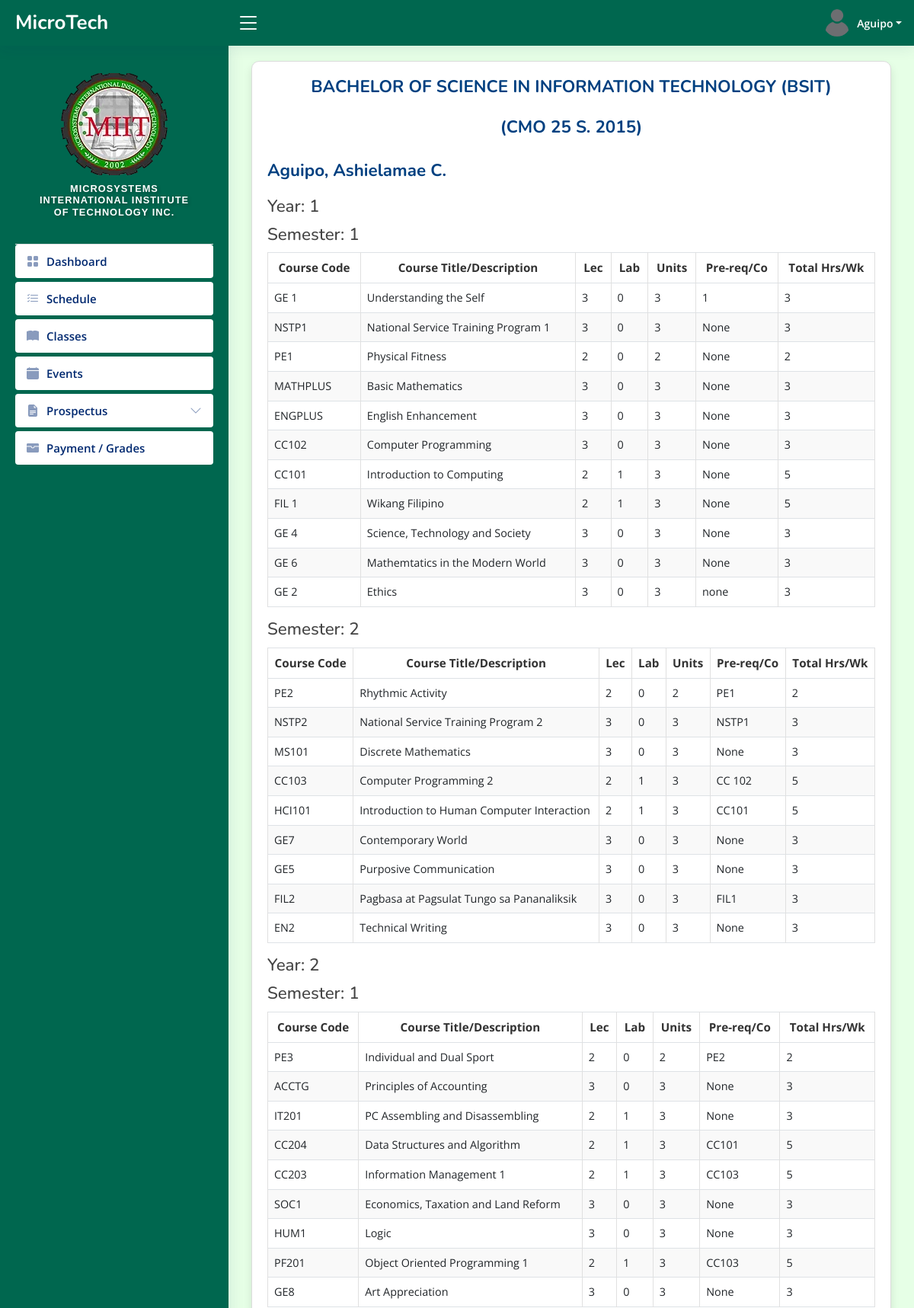
The app's page /admin/bsit-prospectus.php (signed in, upper part) with its own data.
### tables this page shows
CREATE TABLE `tbl_students` (
  `user_id` int(11) NOT NULL,
  `user_name` varchar(50) NOT NULL,
  `lname` varchar(50) NOT NULL,
  `fname` varchar(50) NOT NULL,
  `middleInitial` varchar(30) NOT NULL,
  `Suffix` varchar(15) NOT NULL,
  `course` varchar(50) NOT NULL,
  `year` int(10) NOT NULL,
  `sy` varchar(50) DEFAULT NULL,
  `contact` varchar(20) NOT NULL,
  `gender` varchar(10) NOT NULL,
  `bdate` varchar(50) NOT NULL,
  `pob` text NOT NULL,
  `email` varchar(50) NOT NULL,
  `major` varchar(50) NOT NULL,
  `nationality` varchar(20) NOT NULL,
  `civilStatus` varchar(20) NOT NULL,
  `religion` varchar(20) NOT NULL,
  `modality` varchar(20) NOT NULL,
  `fb` varchar(30) NOT NULL,
  `curAddress` varchar(200) NOT NULL,
  `cityAdd` varchar(200) NOT NULL,
  `zipcode` varchar(30) NOT NULL,
  `fatherName` varchar(50) NOT NULL,
  `fwork` varchar(50) NOT NULL,
  `motherName` varchar(50) NOT NULL,
  `mwork` varchar(50) NOT NULL,
  `primarySchool` varchar(100) NOT NULL,
  `primaryAddress` text NOT NULL,
  `primaryCompleted` varchar(30) NOT NULL,
  `entermediateSchool` varchar(100) NOT NULL,
  `entermediateAddress` text NOT NULL,
  `entermediateCompleted` varchar(30) NOT NULL,
  `hsSchool` varchar(100) NOT NULL,
  `hsAddress` text NOT NULL,
  `hsCompleted` varchar(30) NOT NULL,
  `shSchool` varchar(100) NOT NULL,
  `shAddress` text NOT NULL,
  `shCompleted` varchar(30) NOT NULL,
  `collegeSchool` varchar(100) NOT NULL,
  `collegeAddress` text NOT NULL,
  `collegeCompleted` varchar(30) NOT NULL,
  `user_image` varchar(50) NOT NULL,
  `user_role` varchar(50) NOT NULL,
  `user_pass` varchar(100) NOT NULL,
  `semester` int(11) NOT NULL,
  `status` varchar(20) NOT NULL,
  `date` date DEFAULT NULL,
  `created_at` timestamp NOT NULL DEFAULT current_timestamp()
);

CREATE TABLE `tbl_subjects` (
  `id` int(11) NOT NULL,
  `year` int(11) NOT NULL,
  `semester` int(11) NOT NULL,
  `code` varchar(50) NOT NULL,
  `description` varchar(50) NOT NULL,
  `lec` int(11) NOT NULL,
  `lab` int(11) NOT NULL,
  `unit` int(11) NOT NULL,
  `pre_req` varchar(50) NOT NULL,
  `total` int(11) NOT NULL,
  `course` varchar(50) NOT NULL
);

### PHP/BSIT-con.php (called while the page is built, shortened)
<?php
$connection = new Connection();
$pdo = $connection->open();
$sql = "SELECT * FROM tbl_subjects WHERE course = 'BSIT' ORDER BY year ASC, semester ASC";
$stmt = $pdo->query($sql);
$subjects = $stmt->fetchAll(PDO::FETCH_ASSOC);
$groupedSubjects = [];
foreach ($subjects as $subject) {
  $year = $subject['year'];
  $semester = $subject['semester'];
  if (!isset($groupedSubjects[$year])) {
    $groupedSubjects[$year] = [];
  }
  if (!isset($groupedSubjects[$year][$semester])) {
    $groupedSubjects[$year][$semester] = [];
  }
  $groupedSubjects[$year][$semester][] = $subject;
}
$statement = $conn->prepare("SELECT * FROM tbl_students WHERE user_id = :sid");
$statement->bindParam(':sid', $userid, PDO::PARAM_STR);
$statement->execute();
$user = $statement->fetch(PDO::FETCH_ASSOC);
?>

### admin/bsit-prospectus.php (the view, shortened to what this page needs)
<?php include_once "../templates/header3.php"; ?>
<?php include_once "../PHP/BSIT-con.php"; ?>
<main id="main" class="main">
  <section class="section dashboard">
    <div class="row">
      <h4 class="pagetitle text-center mb-3">BACHELOR OF SCIENCE IN INFORMATION TECHNOLOGY (BSIT)</h4>
      <h4 class="text-center">(CMO 25 S. 2015)</h4>
      <h4 class="pagetitle"><?php echo htmlspecialchars($user['lname']); ?>, <?php echo htmlspecialchars($user['fname']); ?> <?php echo htmlspecialchars($user['middleInitial']); ?></h4>
      <?php if (!empty($groupedSubjects)) : ?>
        <?php foreach ($groupedSubjects as $year => $semesters) : ?>
          <h6 class="pagetitle">Year: <?php echo htmlspecialchars($year); ?></h6>
          <?php foreach ($semesters as $semester => $subjects) : ?>
            <h5 class="pagetitle">Semester: <?php echo htmlspecialchars($semester); ?></h5>
            <div class="table-responsive">
              <table class="table table-bordered">
                <thead>
                  <tr>
                    <th>Course Code</th>
                    <th>Course Title/Description</th>
                    <th>Lec</th>
                    <th>Lab</th>
                    <th>Units</th>
                    <th>Pre-req/Co</th>
                    <th>Total Hrs/Wk</th>
                  </tr>
                </thead>
                <tbody>
                  <?php foreach ($subjects as $subject) : ?>
                    <tr>
                      <td><?php echo htmlspecialchars($subject['code']); ?></td>
                      <td><?php echo htmlspecialchars($subject['description']); ?></td>
                      <td><?php echo htmlspecialchars($subject['lec']); ?></td>
                      <td><?php echo htmlspecialchars($subject['lab']); ?></td>
                      <td><?php echo htmlspecialchars($subject['unit']); ?></td>
                      <td><?php echo htmlspecialchars($subject['pre_req']); ?></td>
                      <td><?php echo htmlspecialchars($subject['total']); ?></td>
                    </tr>
                  <?php endforeach; ?>
                </tbody>
              </table>
            </div>
          <?php endforeach; ?>
        <?php endforeach; ?>
      <?php else : ?>
        <p class="text-center">No subjects found for BSIT course.</p>
      <?php endif; ?>
    </div>
  </section>
</main>
<?php include_once "../templates/footer.php"; ?>

### templates/header3.php (shortened to what this page needs)
<!DOCTYPE html>
<html lang="en">
<head>
  <link href="../../assets/vendor/bootstrap/css/bootstrap.min.css" rel="stylesheet">
  <link href="../../assets/vendor/bootstrap-icons/bootstrap-icons.css" rel="stylesheet">
  <link href="../../assets/vendor/boxicons/css/boxicons.min.css" rel="stylesheet">
  <link href="../../assets/vendor/quill/quill.snow.css" rel="stylesheet">
  <link href="../../assets/vendor/quill/quill.bubble.css" rel="stylesheet">
  <link href="../../assets/vendor/remixicon/remixicon.css" rel="stylesheet">
  <link href="../../assets/vendor/simple-datatables/style.css" rel="stylesheet">
  <link href="../../assets/css/style.css" rel="stylesheet">
</head>
<?php
$database = new Connection();
$conn = $database->open();
$userid = $_SESSION["login"];
$statements = $conn->prepare("SELECT u.fname, u.lname, u.user_image, u.course, u.user_role
    FROM tbl_students u
    LEFT JOIN tbl_users s ON u.user_id = s.user_id
    WHERE u.user_id = :userid
");
$statements->bindParam(':userid', $userid, PDO::PARAM_INT);
$statements->execute();
$user = $statements->fetch(PDO::FETCH_ASSOC);
if ($user) {
  $lname = $user['lname'];
  $image = $user['user_image'];
} else {
  echo "User or student information not found.";
  exit;
}
?>
<body style="background-color:#e6ffe6;">
<header id="header" class="header fixed-top d-flex align-items-center" style="background-color: #00674f;">
  <div class="d-flex align-items-center justify-content-between">
    <a href="../admin/index.php" class="logo d-flex align-items-center">
      <span class="d-none d-lg-block text-white">MicroTech</span>
    </a>
    <i class="bi bi-list toggle-sidebar-btn text-white"></i>
  </div>
  <nav class="header-nav ms-auto">
    <ul class="d-flex align-items-center">
      <li class="nav-item dropdown pe-3">
        <a class="nav-link nav-profile d-flex align-items-center pe-0 " href="#" data-bs-toggle="dropdown">
          <img src="upload-files/<?php echo htmlspecialchars($image); ?>" id="currentPhoto" onerror="this.src='images/default.png'" alt="Profile Image" class="rounded-circle">
          <span class="d-none d-md-block dropdown-toggle ps-2 text-white"><?php echo htmlspecialchars($lname)?></span>
        </a>
      </li>
    </ul>
  </nav>
</header>
<aside id="sidebar" class="sidebar" style="background-color: #00674f;">
  <ul class="sidebar-nav" id="sidebar-nav">
    <div class="profile-section">
      <div>
        <img src="../admin/images/miit-logo.png" id="currentPhoto" onerror="this.src='images/default.png'" alt="Profile Image" class="rotate-flip">
      </div>
      <div class="logo-text" style="padding: 10px; text-align: center;">
        <h6>Microsystems International Institute of Technology Inc.</h6>
      </div>
    </div>
    <li class="nav-item">
      <a class="nav-link collapsed" href="../admin/index3.php">
        <i class="bi bi-grid-fill"></i>
        <span>Dashboard</span>
      </a>
    </li>
    <li class="nav-item">
      <a class="nav-link collapsed" href="../admin/schedule-students.php">
        <i class="bi bi-list-check"></i>
        <span>Schedule</span>
      </a>
    </li>
    <li class="nav-item">
      <a class="nav-link collapsed" href="../admin/student-classes.php">
        <i class="bi bi-book-fill"></i>
        <span>Classes</span>
      </a>
    </li>
    <li class="nav-item">
      <a class="nav-link collapsed" href="../admin/event-student.php">
        <i class="bi bi-calendar-fill"></i>
        <span>Events</span>
      </a>
    </li>
    <li class="nav-item">
      <a class="nav-link collapsed" data-bs-target="#tables-nav" data-bs-toggle="collapse" href="#">
        <i class="bi bi-file-earmark-text-fill"></i><span>Prospectus</span><i class="bi bi-chevron-down ms-auto"></i>
      </a>
    </li>
    <li class="nav-item">
      <a class="nav-link collapsed" href="../admin/payment1.php">
        <i class="bi bi-wallet-fill"></i>
        <span>Payment / Grades </span>
      </a>
    </li>
  </ul>
</aside>

### assets/css/style.css (style rules this page uses)
:root { scroll-behavior: smooth; }
body { font-family: 'Open Sans', sans-serif; background: #f6f9ff; color: #444444; }
a { color: #4154f1; text-decoration: none; }
h1, h2, h3, h4, h5, h6 { font-family: 'Nunito', sans-serif; }
#main { margin-top: 60px; padding: 20px 30px; transition: all 0.3s; }
.pagetitle { margin-bottom: 10px; }
.logo { line-height: 1; }
@media (min-width: 1200px) { .logo { width: 280px; } }
.logo span { font-size: 26px; font-weight: 700; color: #012970; font-family: 'Nunito', sans-serif; }
.header { transition: all 0.5s; z-index: 997; height: 60px; box-shadow: 0px 2px 20px rgba(1, 41, 112, 0.1); background-color: #fff; padding-left: 20px; }
.header .toggle-sidebar-btn { font-size: 32px; padding-left: 10px; cursor: pointer; color: #012970; }
.header-nav ul { list-style: none; }
.header-nav > ul { margin: 0; padding: 0; }
.header-nav .nav-profile { color: #012970; }
.header-nav .nav-profile img { max-height: 36px; }
.header-nav .nav-profile span { font-size: 14px; font-weight: 600; }
.sidebar { position: fixed; top: 60px; left: 0; bottom: 0; width: 300px; z-index: 996; transition: all 0.3s; padding: 20px; overflow-y: auto; scrollbar-width: thin; scrollbar-color: #aab7cf transparent; box-shadow: 0px 0px 20px rgba(1, 41, 112, 0.1); background-color: #fff; }
@media (min-width: 1200px) { #main, #footer { margin-left: 300px; } }
.sidebar-nav { padding: 0; margin: 0; list-style: none; }
.sidebar-nav li { padding: 0; margin: 0; list-style: none; }
.sidebar-nav .nav-item { margin-bottom: 5px; }
.sidebar-nav .nav-link { display: flex; align-items: center; font-size: 15px; font-weight: 600; color: #4154f1; transition: 0.3; background: #f6f9ff; padding: 10px 15px; border-radius: 4px; }
.sidebar-nav .nav-link i { font-size: 16px; margin-right: 10px; color: #4154f1; }
.sidebar-nav .nav-link.collapsed { color: #012970; background: #fff; }
.sidebar-nav .nav-link.collapsed i { color: #899bbd; }
.sidebar-nav .nav-link .bi-chevron-down { margin-right: 0; transition: transform 0.2s ease-in-out; }

### templates/header3.php (style rules this page uses)
.logo-text h6 { font-family: 'Arial', sans-serif; font-size: 0.8rem; font-weight: 600; letter-spacing: 1px; color: #ffffff; text-transform: uppercase; text-shadow: 2px 2px 4px rgba(0, 0, 0, 0.3); }
html { scroll-behavior: smooth; }
.sidebar .nav-link { transition: background-color 0.3s ease, color 0.3s ease; }
.profile-section { display: flex; flex-direction: column; align-items: center; padding: 1rem; border-bottom: 1px solid #ddd; }

### PHP/BSIT-con.php (style rules this page uses)
.section { padding: 20px; border: 1px solid #dcdcdc; border-radius: 10px; background: #fff; box-shadow: 0 6px 12px rgba(0, 0, 0, 0.1); margin-bottom: 30px; }
.dashboard { max-width: 1200px; margin: auto; }
h4 { font-size: 1.4rem; color: #004080; padding-bottom: 10px; margin-bottom: 20px; font-weight: bold; }
table { width: 100%; border-collapse: collapse; margin-bottom: 20px; }
th, td { padding: 12px; text-align: left; border: 1px solid #e0e0e0; }
th { background-color: #f5f5f5; color: #333; font-weight: bold; text-align: center; }
tbody tr:nth-child(even) { background-color: #f9f9f9; }

### admin/bsit-prospectus.php (style rules this page uses)
.pagetitle { font-size: 1.5rem; }
.table-responsive { overflow-x: auto; }
@media (max-width: 1200px) { .pagetitle { font-size: 1.4rem; } }
@media (max-width: 1200px) { .table thead th { font-size: 0.95rem; } }
@media (max-width: 1200px) { .table tbody td { font-size: 0.9rem; } }

### records on screen
tbl_students: lname "Aguipo", fname "Ashielamae", middleInitial "C."
tbl_subjects: code "GE 1", description "Understanding the Self", lec "3", lab "0", unit "3", pre_req "1", total "3"
tbl_subjects: code "NSTP1", description "National Service Training Program 1", lec "3", lab "0", unit "3", pre_req "None", total "3"
tbl_subjects: code "PE1", description "Physical Fitness", lec "2", lab "0", unit "2", pre_req "None", total "2"
tbl_subjects: code "MATHPLUS", description "Basic Mathematics", lec "3", lab "0", unit "3", pre_req "None", total "3"
tbl_subjects: code "ENGPLUS", description "English Enhancement", lec "3", lab "0", unit "3", pre_req "None", total "3"
tbl_subjects: code "CC102", description "Computer Programming", lec "3", lab "0", unit "3", pre_req "None", total "3"
tbl_subjects: code "CC101", description "Introduction to Computing", lec "2", lab "1", unit "3", pre_req "None", total "5"
tbl_subjects: code "FIL 1", description "Wikang Filipino", lec "2", lab "1", unit "3", pre_req "None", total "5"
tbl_subjects: code "GE 4", description "Science, Technology and Society", lec "3", lab "0", unit "3", pre_req "None", total "3"
tbl_subjects: code "GE 6", description "Mathemtatics in the Modern World", lec "3", lab "0", unit "3", pre_req "None", total "3"
tbl_subjects: code "GE 2", description "Ethics", lec "3", lab "0", unit "3", pre_req "none", total "3"
tbl_subjects: semester "2"
tbl_subjects: code "PE2", description "Rhythmic Activity", lec "2", lab "0", unit "2", pre_req "PE1", total "2"
tbl_subjects: code "NSTP2", description "National Service Training Program 2", lec "3", lab "0", unit "3", pre_req "NSTP1", total "3"
tbl_subjects: code "MS101", description "Discrete Mathematics", lec "3", lab "0", unit "3", pre_req "None", total "3"
tbl_subjects: code "CC103", description "Computer Programming 2", lec "2", lab "1", unit "3", pre_req "CC 102", total "5"
tbl_subjects: code "HCI101", description "Introduction to Human Computer Interaction", lec "2", lab "1", unit "3", pre_req "CC101", total "5"
tbl_subjects: code "GE7", description "Contemporary World", lec "3", lab "0", unit "3", pre_req "None", total "3"
tbl_subjects: code "GE5", description "Purposive Communication", lec "3", lab "0", unit "3", pre_req "None", total "3"
tbl_subjects: code "FIL2", description "Pagbasa at Pagsulat Tungo sa Pananaliksik", lec "3", lab "0", unit "3", pre_req "FIL1", total "3"
tbl_subjects: code "EN2", description "Technical Writing", lec "3", lab "0", unit "3", pre_req "None", total "3"
tbl_subjects: code "PE3", description "Individual and Dual Sport", lec "2", lab "0", unit "2", pre_req "PE2", total "2"
tbl_subjects: code "ACCTG", description "Principles of Accounting", lec "3", lab "0", unit "3", pre_req "None", total "3"
tbl_subjects: code "IT201", description "PC Assembling and Disassembling", lec "2", lab "1", unit "3", pre_req "None", total "3"
tbl_subjects: code "CC204", description "Data Structures and Algorithm", lec "2", lab "1", unit "3", pre_req "CC101", total "5"
tbl_subjects: code "CC203", description "Information Management 1", lec "2", lab "1", unit "3", pre_req "CC103", total "5"
tbl_subjects: code "SOC1", description "Economics, Taxation and Land Reform", lec "3", lab "0", unit "3", pre_req "None", total "3"
tbl_subjects: code "HUM1", description "Logic", lec "3", lab "0", unit "3", pre_req "None", total "3"
tbl_subjects: code "PF201", description "Object Oriented Programming 1", lec "2", lab "1", unit "3", pre_req "CC103", total "5"
tbl_subjects: code "GE8", description "Art Appreciation", lec "3", lab "0", unit "3", pre_req "None", total "3"

### other values on screen
$year "1"
$semester "1"
$year "2"
